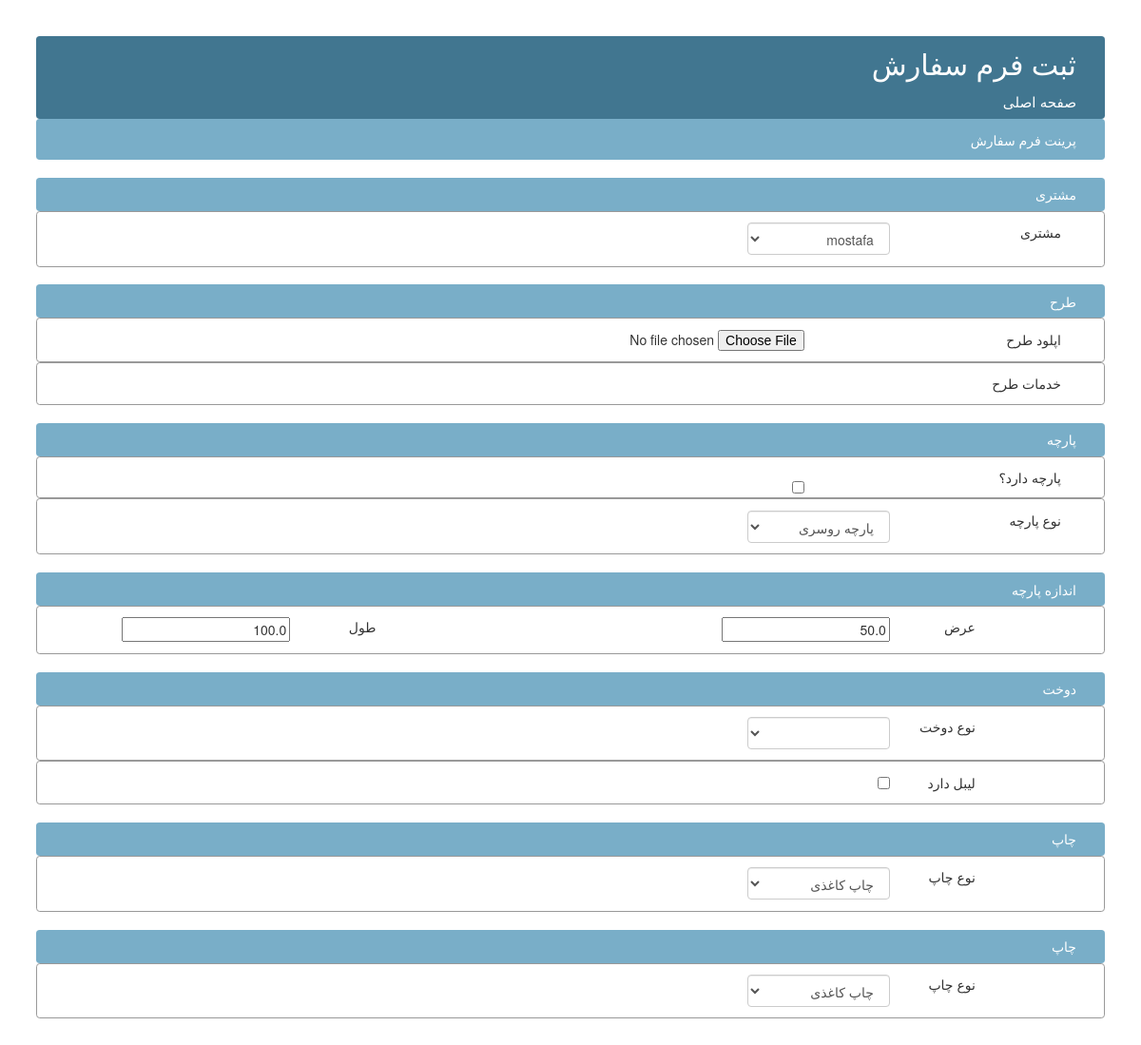
/reserve/adminsite/reserveForm/changeForm/1, run on an earlier commit of the app's database.
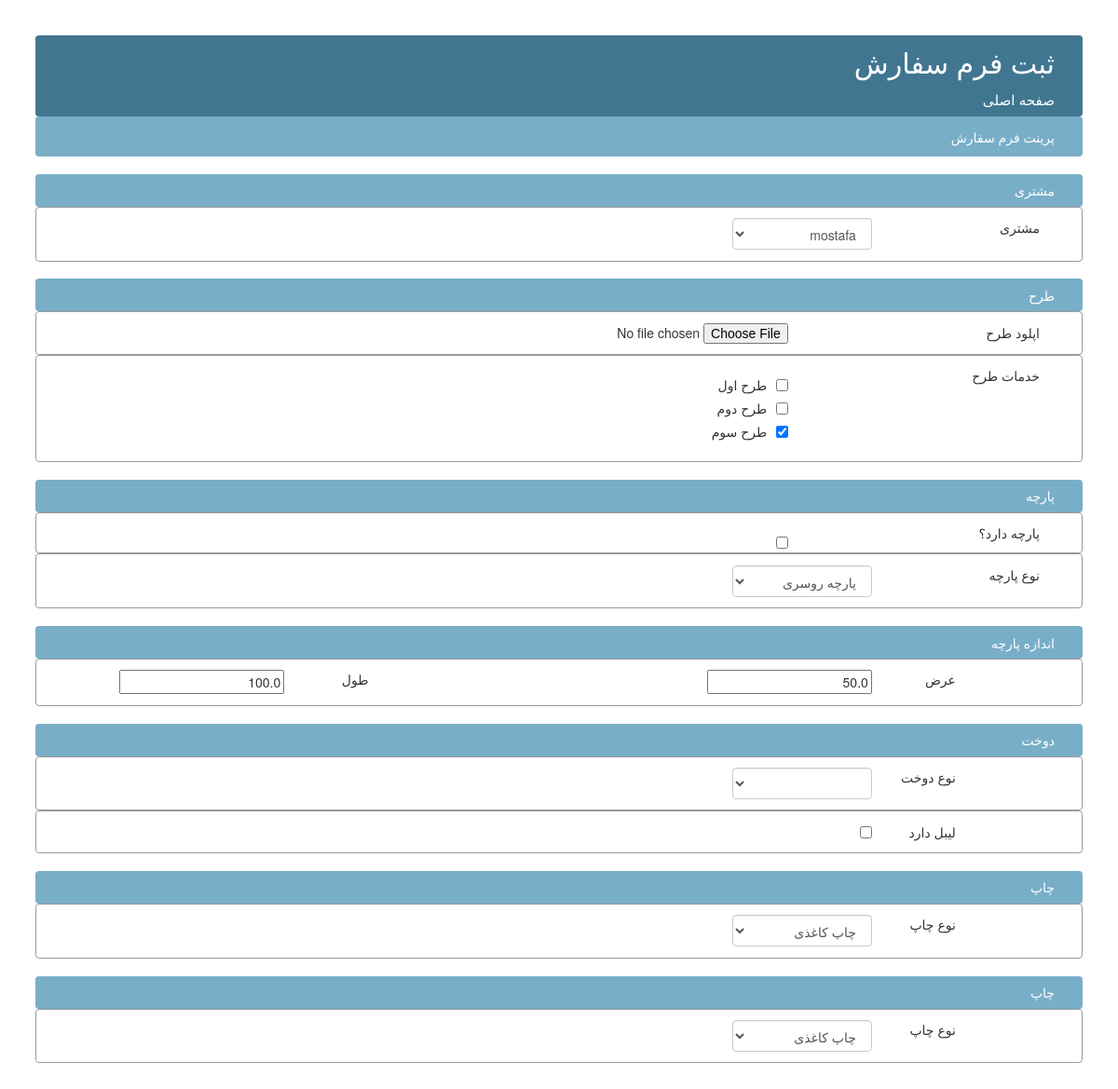
And on a later commit of the database.
### ReserveForm/models.py (models this page shows, shortened)
class ServiceTarh(models.Model):
    name = models.TextField(verbose_name='نام',)
    price = models.IntegerField(verbose_name='قیمت',)
    class Meta:
        verbose_name_plural = 'خدمات طرح'

### ReserveForm/views.py (the view)
# urls.py: url(r'^adminsite/reserveForm/changeForm/(?P<id>[0-9]+)', view=views.reserveForm_change_form, name='ReserveFormChangeForm'),
def reserveForm_change_form(request, id):
    form = ReserveForm.objects.get(id=id)
    customers = Customer.objects.all()
    services = ServiceTarh.objects.all()
    formServices = form.serviceTarh.all()
    parches = Parche.objects.all()
    dookhts = Dookht.objects.all()
    chaps = Chap.objects.all()
    context = {'form':form, 'currentCustomer':form.customer, 'customers':customers, 'services':services, 'formServices':formServices
               , 'parches':parches, 'dookhts':dookhts, 'chaps':chaps, }
    return render(request, 'siteAdmin/ReserveForm/change_form.html', context)

### templates/siteAdmin/ReserveForm/change_form.html (shortened to what the changed rows need)
<!DOCTYPE html>
{% load static %}
<html lang="en">
<head>
    <link href="{% static 'css/bootstrap.min.css' %}" type="text/css" rel="stylesheet">
    <link href="{% static 'css/headerChangeForm.css' %}" type="text/css" rel="stylesheet">
    <link href="{% static 'ReserveForm/change_form.css' %}" type="text/css" rel="stylesheet">
</head>
<body>
<div id="main-wrapper">
    <div class="field-wrapper container-fluid">
        <div class="field-input-wrapper row">
            <div class="field-input col-md-2 col-md-push-5">
                {% for service in services %}
                    <div class="checkbox">
                        {% if service in formServices|dictsort:"id" %}
                            <input type="checkbox" value="{{ service.id }}" checked><div class="checkbox-label">{{ service.name }}</div>
                        {% else %}
                            <input type="checkbox" value="{{ service.id }}"><div class="checkbox-label">{{ service.name }}</div>
                        {% endif %}
                    </div>
                {% endfor %}
            </div>
        </div>
    </div>
</div>
</body>
</html>

What changed in the data, as far as the page shows it:
added ServiceTarh: name "طرح اول"
added ServiceTarh: name "طرح دوم"
added ServiceTarh: name "طرح سوم"
